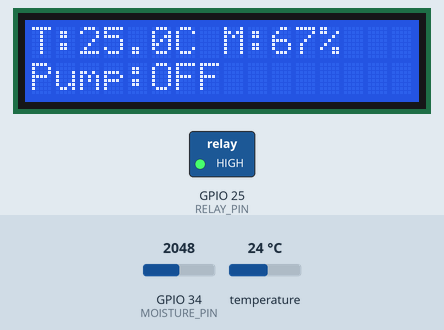
The sketch below on a simulated ESP32. Parts: 16×2 character LCD, switched loads named in the sketch (green lamp = pin HIGH). The inputs (shaded band) are chosen by the test bench; at power-on: GPIO 34 (MOISTURE_PIN) = 2048, temperature 24 °C (analog values on the 0–4095 scale). WiFi joins after 1.5 s; servers stay silent unless stated; the local clock reads 2024-03-15 10:24:30 at power-on unless the sketch sets it; what the sketch prints to the serial monitor is not drawn.

Above: at 9.0 s.
9.1 s: GPIO 34 (MOISTURE_PIN) set to 2591
At 12.1 s:
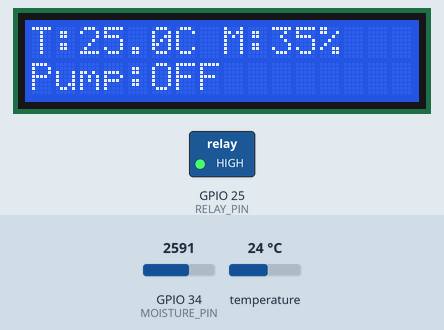
13.0 s: GPIO 34 (MOISTURE_PIN) set to 2684
At 14.7 s:
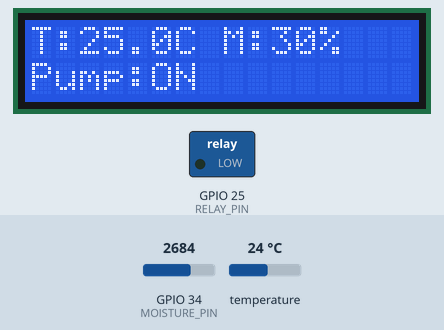
16.6 s: temperature set to 12 °C
At 18.0 s:
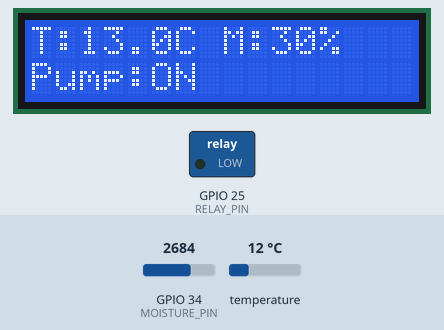
20.2 s: temperature set to 19 °C
At 23.8 s:
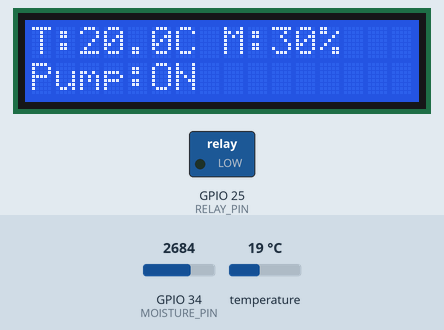
24.6 s: temperature set to 28 °C
At 26.4 s:
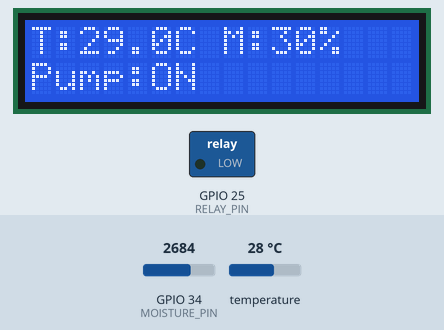
28.2 s: GPIO 34 (MOISTURE_PIN) set to 2866
At 29.7 s:
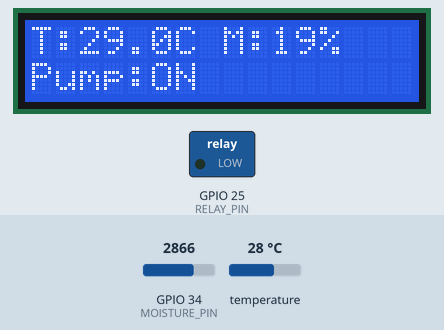
Timing chart, 0 to 31.2 s (numbered marks = the images above; inputs shaded):
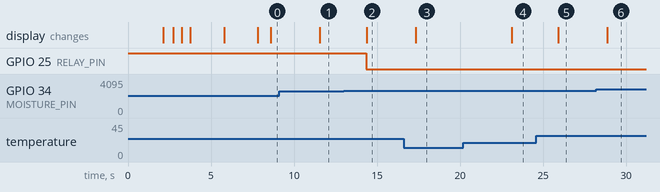

Measured:
- the behaviour switches between 2639 and 2640 on GPIO 34 (MOISTURE_PIN) (found by bisection; images 1 and 2)
- after the input at 9.1 s, the display: changes after 2.5 s (image 1)
- after the input at 13.0 s, GPIO 25 (RELAY_PIN): HIGH → LOW after 1.3 s; the display: changes after 1.4 s (image 2)
- after the input at 16.6 s, the display: changes after 0.73 s (image 3)
- after the input at 20.2 s, the display: changes after 2.9 s (image 4)
- after the input at 24.6 s, the display: changes after 1.3 s (image 5)
- after the input at 28.2 s, the display: changes after 0.68 s (image 6)

The sketch:

PTC_IoT.ino
```cpp
// ==================================================
// ESP32 SMART WATERING SYSTEM (FIXED + FIREBASE READY)
// DS18B20 + CAPACITIVE MOISTURE + RELAY + FIREBASE
// ==================================================

#include <WiFi.h>
#include <Wire.h>
#include <LiquidCrystal_I2C.h>
#include <OneWire.h>
#include <DallasTemperature.h>
#include <Firebase_ESP_Client.h>
#include <time.h>

/* ================= WIFI ================= */
const char* WIFI_SSID = "Biru";
const char* WIFI_PASSWORD = "1234567890";

/* ================= FIREBASE ================= */
#define API_KEY "AIzaSyAwM2mZMtBPhsGYlvabfmCzLLhZZdLrpuE"
#define DATABASE_URL "https://smartagrimart-20670-default-rtdb.asia-southeast1.firebasedatabase.app"

FirebaseData fbdo;
FirebaseAuth auth;
FirebaseConfig config;

/* ================= PIN ================= */
#define ONE_WIRE_BUS 15
#define MOISTURE_PIN 34
#define RELAY_PIN 25

/* ================= KALIBRASI ================= */
float TEMP_OFFSET = 1.0;
int ADC_KERING = 3200;
int ADC_BASAH  = 1500;

/* ================= THRESHOLD ================= */
#define MOISTURE_ON   32.0
#define MOISTURE_OFF  80.0
#define TEMP_LIMIT    32.0

/* ================= OBJECT ================= */
LiquidCrystal_I2C lcd(0x27, 16, 2);
OneWire oneWire(ONE_WIRE_BUS);
DallasTemperature sensors(&oneWire);

/* ================= VARIABLE ================= */
float temperature = NAN;
int moistureADC = 0;
float moisturePercent = 0;
bool pump = false;

/* ================= STATUS ================= */
bool wifiConnected = false;
bool firebaseReady = false;

/* ================= TIMER ================= */
unsigned long lastSensorRead = 0;
unsigned long lastFirebase = 0;
unsigned long lastReconnect = 0;

/* ================================================== */
void setup() {
  Serial.begin(115200);

  pinMode(RELAY_PIN, OUTPUT);
  digitalWrite(RELAY_PIN, HIGH);

  analogReadResolution(12);
  analogSetAttenuation(ADC_11db);

  Wire.begin();
  lcd.init();
  lcd.backlight();

  sensors.begin();

  lcd.setCursor(0, 0);
  lcd.print("SMART WATERING");
  lcd.setCursor(0, 1);
  lcd.print("SYSTEM READY");
  delay(2000);
  lcd.clear();

  connectWiFi();
  if (wifiConnected) {
    syncTime();          // 🔥 STEP 2: NTP TIME
    connectFirebase();   // 🔥 STEP 3: AUTH + FIREBASE
  }
}

/* ================= NTP TIME ================= */
void syncTime() {
  Serial.print("Sync Time");
  configTime(0, 0, "pool.ntp.org", "time.nist.gov");

  time_t now = time(nullptr);
  while (now < 100000) {
    Serial.print(".");
    delay(500);
    now = time(nullptr);
  }
  Serial.println("\nTime SYNCED");
}

/* ================= WIFI ================= */
void connectWiFi() {
  lcd.clear();
  lcd.setCursor(0, 0);
  lcd.print("Connecting WiFi");

  WiFi.mode(WIFI_STA);
  WiFi.disconnect();
  delay(100);
  WiFi.begin(WIFI_SSID, WIFI_PASSWORD);

  unsigned long startAttemptTime = millis();
  int dots = 0;

  while (WiFi.status() != WL_CONNECTED && millis() - startAttemptTime < 15000) {
    delay(500);
    Serial.print(".");
    lcd.setCursor(dots % 16, 1);
    lcd.print(".");
    dots++;
  }

  wifiConnected = (WiFi.status() == WL_CONNECTED);

  lcd.clear();
  if (wifiConnected) {
    lcd.setCursor(0, 0);
    lcd.print("WiFi Connected!");
    lcd.setCursor(0, 1);
    lcd.print(WiFi.localIP());
    Serial.println("\nWiFi Connected");
    Serial.print("IP Address: ");
    Serial.println(WiFi.localIP());
  } else {
    lcd.print("WiFi Failed!");
    Serial.println("\nWiFi connection failed");
  }
  delay(2000);
  lcd.clear();
}

/* ================= FIREBASE ================= */
void connectFirebase() {
  lcd.clear();
  lcd.setCursor(0, 0);
  lcd.print("Firebase Init...");

  config.api_key = API_KEY;
  config.database_url = DATABASE_URL;

  config.timeout.serverResponse = 15000;
  Firebase.reconnectWiFi(true);

  // Anonymous sign-in (email & password kosong)
  Serial.println("Signing in anonymously...");
  if (Firebase.signUp(&config, &auth, "", "")) {
    Serial.println("Anonymous sign-in SUCCESS");
  } else {
    Serial.println("Anonymous sign-in FAILED");
    Serial.print("Reason: ");
    Serial.println(fbdo.errorReason());  // Error dari fbdo, bukan auth
  }

  Firebase.begin(&config, &auth);

  unsigned long startTime = millis();
  int dots = 0;

  while (!Firebase.ready() && millis() - startTime < 20000) {
    delay(500);
    lcd.setCursor(dots % 16, 1);
    lcd.print(".");
    dots++;
  }

  firebaseReady = Firebase.ready();

  lcd.clear();
  if (firebaseReady) {
    lcd.setCursor(0, 0);
    lcd.print("Firebase Ready!");
    Serial.println("Firebase connected successfully");
  } else {
    lcd.setCursor(0, 0);
    lcd.print("Firebase Error!");
    Serial.println("Firebase connection failed");
    Serial.print("Error: ");
    Serial.println(fbdo.errorReason());
  }
  delay(2000);
  lcd.clear();
}


/* ================= SENSOR ================= */
void readSensors() {
  sensors.requestTemperatures();
  float rawTemp = sensors.getTempCByIndex(0);

  if (rawTemp == DEVICE_DISCONNECTED_C || rawTemp < -100) {
    temperature = NAN;
  } else {
    temperature = rawTemp + TEMP_OFFSET;
  }

  moistureADC = analogRead(MOISTURE_PIN);
  moisturePercent = map(moistureADC, ADC_KERING, ADC_BASAH, 0, 100);
  moisturePercent = constrain(moisturePercent, 0, 100);

  Serial.print("Temp: ");
  Serial.print(temperature);
  Serial.print(" C | Moisture: ");
  Serial.print(moisturePercent);
  Serial.println(" %");
}

/* ================= RELAY ================= */
void controlPump() {
  // Prioritas 1: Sensor suhu rusak atau tidak valid → matikan pompa (keamanan)
  if (isnan(temperature)) {
    pump = false;
    digitalWrite(RELAY_PIN, HIGH);  // Pastikan langsung OFF
    return;
  }

  // Prioritas 2: Suhu terlalu panas → matikan pompa (hindari penguapan berlebih)
  if (temperature >= TEMP_LIMIT) {
    pump = false;
    digitalWrite(RELAY_PIN, HIGH);  // Pastikan langsung OFF
    return;
  }

  // Logika utama dengan histeresis
  if (pump) {
    // Pompa sedang ON → matikan hanya jika tanah sudah cukup basah
    if (moisturePercent >= MOISTURE_OFF) {
      pump = false;
    }
    // Jika belum cukup basah, tetap ON
  } else {
    // Pompa sedang OFF → nyalakan hanya jika tanah terlalu kering
    if (moisturePercent <= MOISTURE_ON) {
      pump = true;
    }
    // Jika di tengah-tengah, tetap OFF
  }

  // Terapkan ke relay (LOW = ON, HIGH = OFF pada kebanyakan modul relay)
  digitalWrite(RELAY_PIN, pump ? LOW : HIGH);
}

/* ================= LCD ================= */
void updateLCD() {
  lcd.clear();
  lcd.setCursor(0, 0);
  lcd.print("T:");
  lcd.print(isnan(temperature) ? 0 : temperature, 1);
  lcd.print("C M:");
  lcd.print((int)moisturePercent);
  lcd.print("%");

  lcd.setCursor(0, 1);
  lcd.print("Pump:");
  lcd.print(pump ? "ON " : "OFF");
}

/* ================= FIREBASE SEND ================= */
void sendFirebase() {
  if (!firebaseReady || !wifiConnected) return;

  if (millis() - lastFirebase >= 5000) {
    FirebaseJson json;
    json.set("temperature", temperature);
    json.set("moisture", moisturePercent);
    json.set("pump", pump);

    if (Firebase.RTDB.setJSON(&fbdo, "/ESP32/data", &json)) {
      Serial.println("Data sent to Firebase");
    } else {
      Serial.print("Firebase send failed: ");
      Serial.println(fbdo.errorReason());
    }
    lastFirebase = millis();
  }
}

/* ================= RECONNET ================= */
void checkReconnect() {
  if (millis() - lastReconnect >= 15000) {
    if (WiFi.status() != WL_CONNECTED) {
      wifiConnected = false;
      firebaseReady = false;
      lcd.clear();
      lcd.print("WiFi Lost...");
      delay(1000);
      connectWiFi();
      if (wifiConnected) {
        connectFirebase();
      }
    }
    lastReconnect = millis();
  }
}

/* ================= LOOP ================= */
void loop() {
  if (millis() - lastSensorRead >= 2000) {
    readSensors();
    controlPump();
    lastSensorRead = millis();
  }

  updateLCD();
  sendFirebase();
  delay(1000);
}
```
